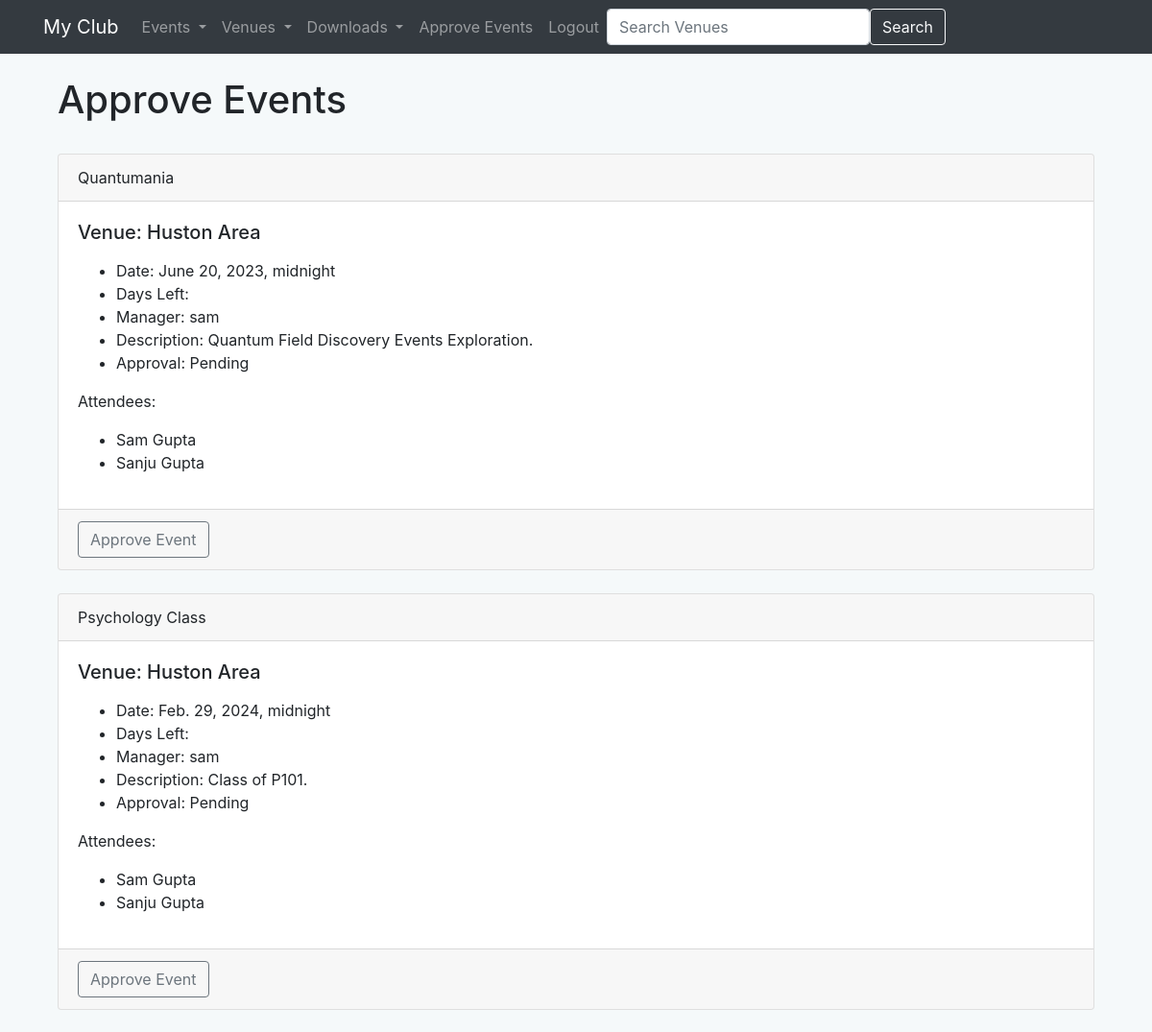
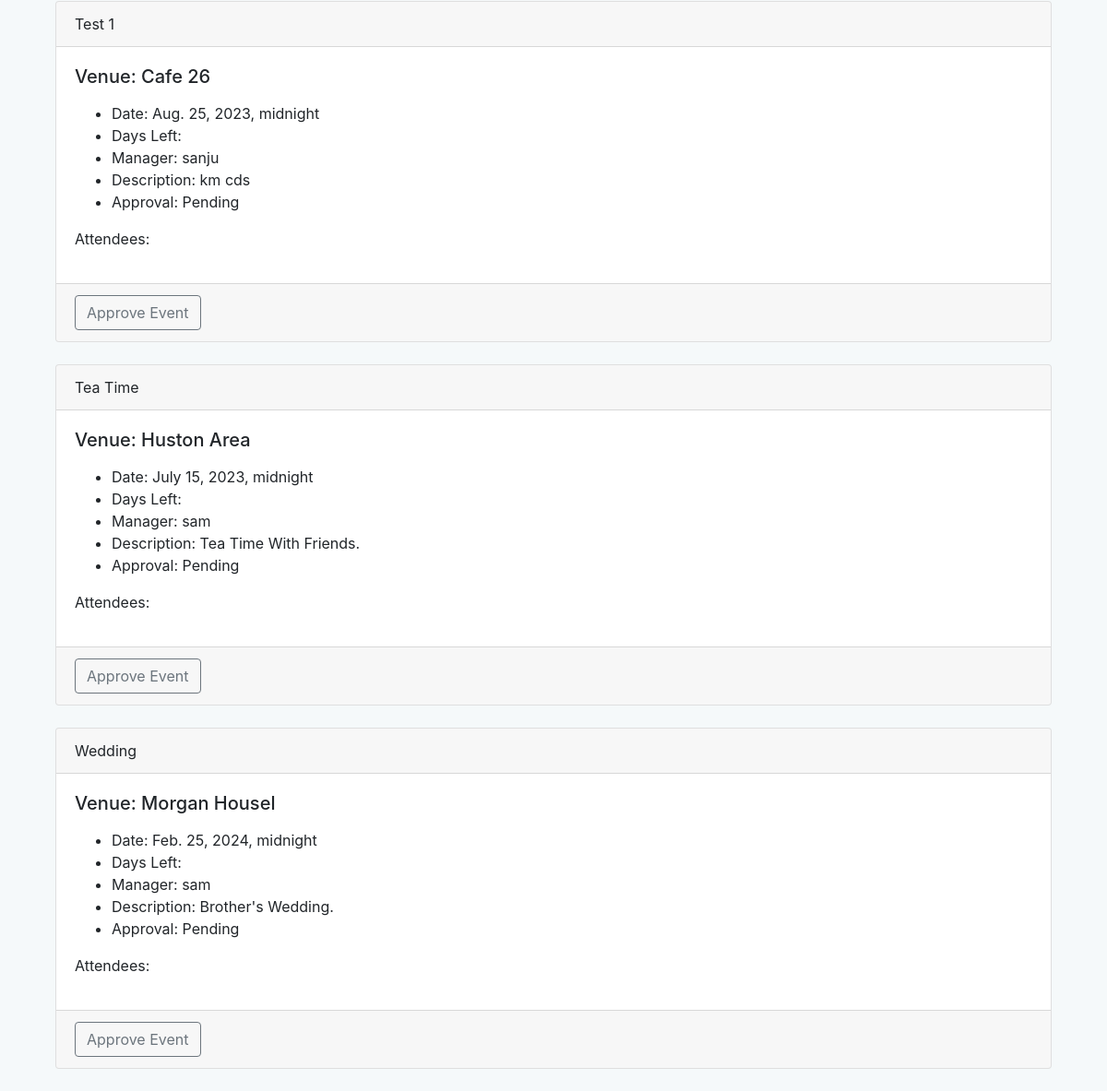
Page /approve_events/ (signed in) on the committed database (2 pictures, top to bottom).
### events/models.py (models this page shows, shortened)
class Events(models.Model):
    name = models.CharField('Event Name', max_length=60)
    date = models.DateTimeField('Event Date')
    venue = models.ForeignKey(Venue, blank=True, null=True, on_delete=models.CASCADE)
    manager = models.ForeignKey(User, blank=True, null=True, on_delete=models.SET_NULL)
    description = models.TextField(blank=True)
    attendees = models.ManyToManyField(MyClubUser, blank=True)
    approved = models.BooleanField(default=False)  # New field for approval

class Venue(models.Model):
    name = models.CharField(max_length=60)
    address = models.CharField(max_length=300)
    zip = models.CharField(max_length=15)
    phone = models.CharField(max_length=25, blank=True)
    web = models.URLField(blank=True)
    email = models.EmailField(blank=True)
    owner = models.IntegerField(blank=False, default=1)
    venue_image = models.ImageField(null=True, blank=True, upload_to='images/')
    def __str__(self):
        return self.name

class MyClubUser(models.Model):
    first_name = models.CharField(max_length=30)
    last_name = models.CharField(max_length=30)
    email = models.EmailField('User Email')
    def __str__(self):
        return self.first_name + ' ' + self.last_name

### events/views.py (the view)
# urls.py: path('approve_events/', views.approve_events, name='approve-events'),
@login_required
def approve_events(request):
    events = Events.objects.filter(approved=False)
    return render(request, 'events/approve_events.html', {'events': events})

### events/templates/events/approve_events.html
{% extends 'events/base.html' %}
{% block content %}
    <div class="container">
        <h1>Approve Events</h1>
        <br/>
        {% for event in events %}
            <div class="card">
                <div class="card-header">
                    {{ event.name }}
                </div>
                <div class="card-body">
                    <h5 class="card-title">Venue: {{ event.venue }}</h5>
                    <p class="card-text">
                        <ul>
                            <li>Date: {{ event.date }}</li>
                            <li>Days Left: {{ event.days_left }}</li>
                            <li>Manager: {{ event.manager }}</li>
                            <li>Description: {{ event.description }}</li>
                            <li>Approval: {% if event.approved %}Approved{% else %}Pending{% endif %}</li>
                        </ul>
                    </p>
                    <p class="card-text">
                        Attendees:
                        <ul>
                            {% for user in event.attendees.all %}
                                <li>{{ user }}</li>
                            {% endfor %}
                        </ul>
                    </p>
                </div>
                <div class="card-footer text-muted">
                    <a href="{% url 'approve-event' event.id %}" class="btn btn-outline-secondary">Approve Event</a>
                </div>
            </div>
            <br/>
        {% endfor %}
    </div>
{% endblock %}

### events/templates/events/base.html (style rules this page uses)
body { background: #f5f9fa; }

### rows in the picture
Events: name "Quantumania", venue "Huston Area", date "June 20, 2023, midnight", manager "sam", description "Quantum Field Discovery Events Exploration.", approved "Pending"
MyClubUser: first_name+last_name "Sam Gupta"
MyClubUser: first_name+last_name "Sanju Gupta"
Events: name "Psychology Class", venue "Huston Area", date "Feb. 29, 2024, midnight", manager "sam", description "Class of P101.", approved "Pending"
Events: name "Test 1", venue "Cafe 26", date "Aug. 25, 2023, midnight", manager "sanju", description "km cds", approved "Pending"
Events: name "Tea Time", venue "Huston Area", date "July 15, 2023, midnight", manager "sam", description "Tea Time With Friends.", approved "Pending"
Events: name "Wedding", venue "Morgan Housel", date "Feb. 25, 2024, midnight", manager "sam", description "Brother's Wedding.", approved "Pending"
